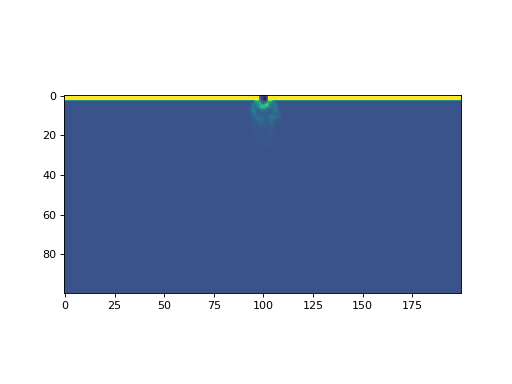

Here is the Python script that generated this plot:
import matplotlib.pyplot as plt

import pyDeltaRCM


delta = pyDeltaRCM.DeltaModel()

for _t in range(0, 5):
    delta.update()

delta.finalize()


fig, ax = plt.subplots()
ax.imshow(delta.bed_elevation, vmax=-3)
plt.show()
